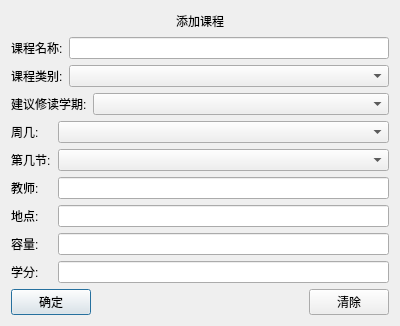
<?xml version="1.0" encoding="UTF-8"?>
<ui version="4.0">
 <class>addCourse</class>
 <widget class="QDialog" name="addCourse">
  <property name="geometry">
   <rect>
    <x>0</x>
    <y>0</y>
    <width>400</width>
    <height>300</height>
   </rect>
  </property>
  <property name="windowTitle">
   <string>Dialog</string>
  </property>
  <layout class="QVBoxLayout" name="verticalLayout">
   <item>
    <layout class="QHBoxLayout" name="horizontalLayout_9" stretch="0,0,0">
     <item>
      <spacer name="horizontalSpacer_2">
       <property name="orientation">
        <enum>Qt::Horizontal</enum>
       </property>
       <property name="sizeHint" stdset="0">
        <size>
         <width>40</width>
         <height>20</height>
        </size>
       </property>
      </spacer>
     </item>
     <item>
      <widget class="QLabel" name="label_7">
       <property name="text">
        <string>添加课程</string>
       </property>
      </widget>
     </item>
     <item>
      <spacer name="horizontalSpacer_3">
       <property name="orientation">
        <enum>Qt::Horizontal</enum>
       </property>
       <property name="sizeHint" stdset="0">
        <size>
         <width>40</width>
         <height>20</height>
        </size>
       </property>
      </spacer>
     </item>
    </layout>
   </item>
   <item>
    <layout class="QHBoxLayout" name="horizontalLayout" stretch="1,8">
     <item>
      <widget class="QLabel" name="label">
       <property name="text">
        <string>课程名称:</string>
       </property>
      </widget>
     </item>
     <item>
      <widget class="QLineEdit" name="le_course_name"/>
     </item>
    </layout>
   </item>
   <item>
    <layout class="QHBoxLayout" name="horizontalLayout_8" stretch="1,8">
     <item>
      <widget class="QLabel" name="label_8">
       <property name="text">
        <string>课程类别:</string>
       </property>
      </widget>
     </item>
     <item>
      <widget class="QComboBox" name="cbb_course_type">
       <item>
        <property name="text">
         <string/>
        </property>
       </item>
       <item>
        <property name="text">
         <string>必修理论课程</string>
        </property>
       </item>
       <item>
        <property name="text">
         <string>选修理论课程</string>
        </property>
       </item>
       <item>
        <property name="text">
         <string>实验课程</string>
        </property>
       </item>
       <item>
        <property name="text">
         <string>体育课程</string>
        </property>
       </item>
      </widget>
     </item>
    </layout>
   </item>
   <item>
    <layout class="QHBoxLayout" name="horizontalLayout_6" stretch="1,8">
     <item>
      <widget class="QLabel" name="label_10">
       <property name="text">
        <string>建议修读学期:</string>
       </property>
      </widget>
     </item>
     <item>
      <widget class="QComboBox" name="cbb_term">
       <item>
        <property name="text">
         <string/>
        </property>
       </item>
       <item>
        <property name="text">
         <string>1</string>
        </property>
       </item>
       <item>
        <property name="text">
         <string>2</string>
        </property>
       </item>
       <item>
        <property name="text">
         <string>3</string>
        </property>
       </item>
       <item>
        <property name="text">
         <string>4</string>
        </property>
       </item>
       <item>
        <property name="text">
         <string>5</string>
        </property>
       </item>
       <item>
        <property name="text">
         <string>6</string>
        </property>
       </item>
      </widget>
     </item>
    </layout>
   </item>
   <item>
    <layout class="QHBoxLayout" name="horizontalLayout_2" stretch="1,8">
     <item>
      <widget class="QLabel" name="label_2">
       <property name="text">
        <string>周几:</string>
       </property>
      </widget>
     </item>
     <item>
      <widget class="QComboBox" name="cbb_course_day">
       <item>
        <property name="text">
         <string/>
        </property>
       </item>
       <item>
        <property name="text">
         <string>星期一</string>
        </property>
       </item>
       <item>
        <property name="text">
         <string>星期二</string>
        </property>
       </item>
       <item>
        <property name="text">
         <string>星期三</string>
        </property>
       </item>
       <item>
        <property name="text">
         <string>星期四</string>
        </property>
       </item>
       <item>
        <property name="text">
         <string>星期五</string>
        </property>
       </item>
       <item>
        <property name="text">
         <string>星期六</string>
        </property>
       </item>
      </widget>
     </item>
    </layout>
   </item>
   <item>
    <layout class="QHBoxLayout" name="horizontalLayout_3" stretch="1,8">
     <item>
      <widget class="QLabel" name="label_3">
       <property name="text">
        <string>第几节:</string>
       </property>
      </widget>
     </item>
     <item>
      <widget class="QComboBox" name="cbb_course_time">
       <item>
        <property name="text">
         <string/>
        </property>
       </item>
       <item>
        <property name="text">
         <string>1-2</string>
        </property>
       </item>
       <item>
        <property name="text">
         <string>3-4</string>
        </property>
       </item>
       <item>
        <property name="text">
         <string>5-6</string>
        </property>
       </item>
       <item>
        <property name="text">
         <string>7-8</string>
        </property>
       </item>
      </widget>
     </item>
    </layout>
   </item>
   <item>
    <layout class="QHBoxLayout" name="horizontalLayout_4" stretch="1,8">
     <item>
      <widget class="QLabel" name="label_4">
       <property name="text">
        <string>教师:</string>
       </property>
      </widget>
     </item>
     <item>
      <widget class="QLineEdit" name="le_teacher"/>
     </item>
    </layout>
   </item>
   <item>
    <layout class="QHBoxLayout" name="horizontalLayout_5" stretch="1,8">
     <item>
      <widget class="QLabel" name="label_5">
       <property name="text">
        <string>地点:</string>
       </property>
      </widget>
     </item>
     <item>
      <widget class="QLineEdit" name="le_location"/>
     </item>
    </layout>
   </item>
   <item>
    <layout class="QHBoxLayout" name="horizontalLayout_7" stretch="1,8">
     <item>
      <widget class="QLabel" name="label_6">
       <property name="text">
        <string>容量:</string>
       </property>
      </widget>
     </item>
     <item>
      <widget class="QLineEdit" name="le_num"/>
     </item>
    </layout>
   </item>
   <item>
    <layout class="QHBoxLayout" name="horizontalLayout_10" stretch="1,8">
     <item>
      <widget class="QLabel" name="label_9">
       <property name="text">
        <string>学分:</string>
       </property>
      </widget>
     </item>
     <item>
      <widget class="QLineEdit" name="le_credit"/>
     </item>
    </layout>
   </item>
   <item>
    <layout class="QHBoxLayout" name="horizontalLayout_11">
     <item>
      <widget class="QPushButton" name="btn_confirm">
       <property name="text">
        <string>确定</string>
       </property>
      </widget>
     </item>
     <item>
      <spacer name="horizontalSpacer">
       <property name="orientation">
        <enum>Qt::Horizontal</enum>
       </property>
       <property name="sizeHint" stdset="0">
        <size>
         <width>188</width>
         <height>16</height>
        </size>
       </property>
      </spacer>
     </item>
     <item>
      <widget class="QPushButton" name="btn_cancel">
       <property name="text">
        <string>清除</string>
       </property>
      </widget>
     </item>
    </layout>
   </item>
  </layout>
 </widget>
 <resources/>
 <connections/>
</ui>
